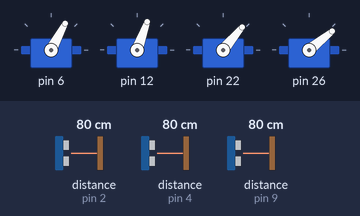
A sketch run on a simulated Arduino Uno, built with avr-gcc and run on an emulated ATmega328P. Shown: 4 × servo. The test bench sets the inputs (shaded band); at power-on: distance to the obstacle (sensors on pin 2, pin 4, pin 9) 80 cm. The echo pulse lasts 58.3 µs per cm.

Above: at 1.8 s.
1.9 s: distance to the obstacle (sensor on pin 2) set to 51 cm
5.4 s: distance to the obstacle (sensor on pin 2) set to 46 cm
At 5.57 s:
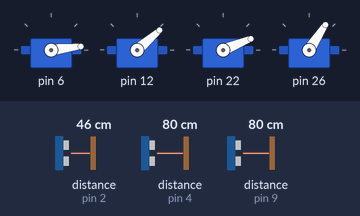
8.9 s: distance to the obstacle (sensor on pin 4) set to 2 cm
At 9.19 s:
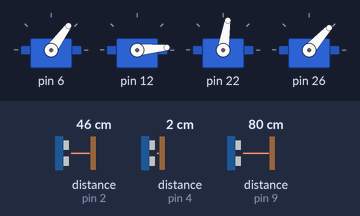
12.4 s: distance to the obstacle (sensor on pin 4) set to 44 cm
15.9 s: distance to the obstacle (sensor on pin 4) set to 52 cm
At 16.16 s:
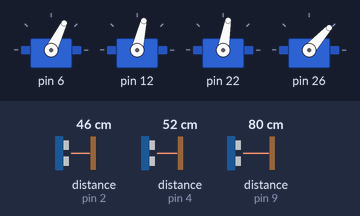
19.4 s: distance to the obstacle (sensor on pin 9) set to 51 cm
22.9 s: distance to the obstacle (sensor on pin 9) set to 44 cm
At 23.1 s:
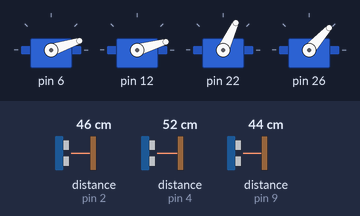
Timing chart, 0 to 27.4 s (numbered marks = the images above; inputs shaded):
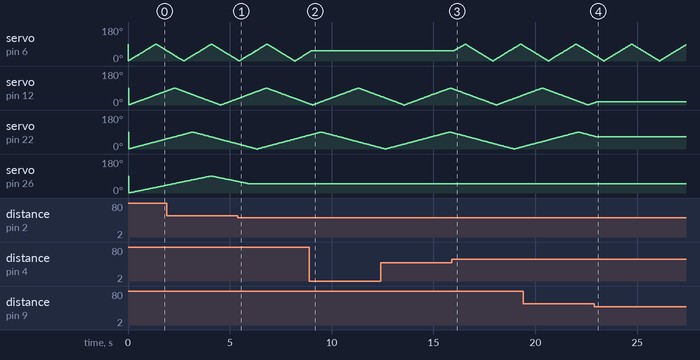

The sketch:

finalproject.ino
```cpp
#include <Servo.h>
#include <NewPing.h>

#define LEFT_ECHO 2
#define LEFT_TRIG 3
#define RIGHT_ECHO 4
#define RIGHT_TRIG 5
#define MID_ECHO 9
#define MID_TRIG 10
#define MAX_DISTANCE 200 // Maximum distance we want to ping for (in centimeters).
                         //Maximum sensor distance is rated at 400-500cm.

class Sweeper
{
  Servo servo;              // the servo
  long pos;              // current servo position
  long increment;        // increment to move for each interval
  long  updateInterval;      // interval between updates
  unsigned long lastUpdate; // last update of position
  bool stopServo;

public:
  Sweeper(long interval, long incre)
  {
    updateInterval = interval;
    increment = incre;
    stopServo = false;
  }

  void Attach(int pin)
  {
    servo.attach(pin);
  }

  void Detach()
  {
    servo.detach();
  }

  void ChangeSpeed(long newIncre) {
    increment = newIncre;
  }

  void Update()
  {
    unsigned long currentMillis = millis();
    if((unsigned long) (currentMillis - lastUpdate) >= updateInterval)  // time to update
    {
      lastUpdate = millis();

      if (not stopServo) {
        pos += increment;
        servo.write(pos);
      }

      if ((pos >= 90) || (pos <= 0)) // end of sweep
      {
        // reverse direction
        increment = -increment;
      }
    }
  }

  void stop() {
     stopServo = true;
  }

  void restart() {
    stopServo = false;
  }
};

/*-----( Declare objects )-----*/
NewPing sonar_left(LEFT_TRIG, LEFT_ECHO, MAX_DISTANCE); // NewPing setup of pins and maximum distance.
NewPing sonar_right(RIGHT_TRIG, RIGHT_ECHO, MAX_DISTANCE); // NewPing setup of pins and maximum distance.
NewPing sonar_mid(MID_TRIG, MID_ECHO, MAX_DISTANCE); // NewPing setup of pins and maximum distance.

Sweeper sweeper1(15, 1);
Sweeper sweeper2(25, 1);
Sweeper sweeper3(35, 1);
Sweeper sweeper4(45, 1);

void setup()
{
  Serial.begin(9600);
  sweeper1.Attach(6);
  sweeper2.Attach(12);
  sweeper3.Attach(22);
  sweeper4.Attach(26);
}

unsigned long lastUpdate = millis();
long updateIntervalSonar = 1000;
long loop_count;
void loop()
{
  long dLeft;
  long dRight;
  long dMid;

  unsigned long curMillis = millis();
  if ((unsigned long) (curMillis - lastUpdate) >= updateIntervalSonar) {
     lastUpdate = millis();
     dLeft = sonar_left.ping_cm();
     dRight = sonar_right.ping_cm();
     dMid = sonar_mid.ping_cm();
//      Serial.print("Left: ");
//  Serial.print(dLeft);
//  Serial.println(" cm");
//
//  Serial.print("Right: ");
//  Serial.print(dRight);
//  Serial.println(" cm");
//
//  Serial.print("Mid: ");
//  Serial.print(dMid);
//  Serial.println(" cm");
//  loop_count++;
//  Serial.println(loop_count);
     bool leftward = false;
     bool rightward = false;
     bool forward = false;

     if (dLeft < 50 and dLeft != 0) {
        leftward = true;
     }
     if (dRight < 50 and dRight != 0) {
        rightward = true;
     }
     if (dMid < 50 and dMid != 0) {
        forward = true;
     }

//  /* ------ Move version ------- */
//  if (leftward) {
//    sweeper4.ChangeSpeed(4);
//  }
//
//  if (rightward) {
//    sweeper1.ChangeSpeed(4);
//  }
//
//  if (forward) {
//    sweeper2.ChangeSpeed(4);
//    sweeper2.ChangeSpeed(4);
//  }

  /* ------- stop version ------- */
  if (leftward) {
    sweeper4.stop();
  } else {
    sweeper4.restart();
  }

    if (rightward) {
    sweeper1.stop();
  } else {
    sweeper1.restart();
  }

    if (forward) {
    sweeper2.stop();
    sweeper3.stop();
  } else {
     sweeper2.restart();
    sweeper3.restart();
  }
}


  sweeper1.Update();
  sweeper2.Update();
  sweeper3.Update();
  sweeper4.Update();
}
```

Measured:
- the behaviour switches between 49 and 48 cm on distance to the obstacle (sensor on pin 2) (found by bisection; images 0 and 1)
- the behaviour switches between 48 and 49 cm on distance to the obstacle (sensor on pin 4) (found by bisection; images 2 and 3)
- the behaviour switches between 49 and 48 cm on distance to the obstacle (sensor on pin 9) (found by bisection; images 3 and 4)
- after the input at 5.4 s, servo on pin 26: goes on until 6.0 s, then stays 48°
- after the input at 8.9 s, servo on pin 6: goes on until 9.0 s, then stays 54°
- after the input at 22.9 s, servo on pin 12: goes on until 23.0 s, then stays 16°; servo on pin 22: goes on until 23.0 s, then stays 65°
- by itself, servo on pin 22: rises from 12° to 90° in 2.7 s, then falls to 68° in 0.75 s
